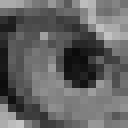
#> input picture mathematical-physics-computing/5-fft-correlation/mastnak-2d-image-crosscor/image-samples/eye-left.png, 16 x 16 px (shown 8 times larger)
$ python cross-cor2d.py
#> lines starting #> are read from the running program, lines starting #| are printed output that depends on the picture
#> in plot_2d_crosscor, probe_image is the input picture: PIL image 16x16 L; min 11, max 195, mean 99.3
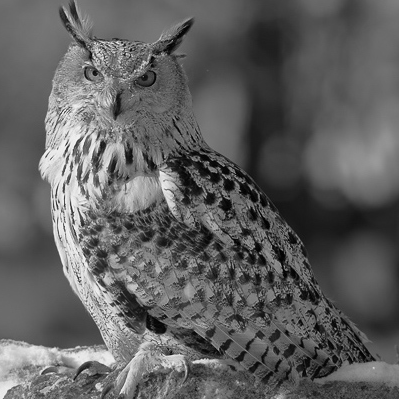
#> input picture mathematical-physics-computing/5-fft-correlation/mastnak-2d-image-crosscor/image-samples/bubo-body-cropped.png, 399 x 399 px
#> in plot_2d_crosscor, test_image is the input picture: PIL image 399x399 L; min 0, max 253, mean 96.7
import numpy as np
from numpy.fft import fft, ifft, fftshift
from PIL import Image
import matplotlib.pyplot as plt

# data_dir = "../5-dft/data/"
data_dir = "/Users/ejmastnak/Documents/Media/academics/fmf-media-winter-3/mafiprak/fft/"
image_dir = data_dir + "images/"
data_txt_dir = data_dir + "txt/"
data_wav_dir = data_dir + "wav/"
time_dir = "../5-fft/data/times/"
figure_dir = "../5-fft/figures/"
save_figures = True

def crosscor_2d_sum(probe, test):
    """
    Input a small KxL pixel probe image and a larger MXN pixel test image where K<=M and L<=N
    Finds cross-correlation of the two image
    Zero-pads the test image's edges
    Note that images do note have to be square or powers of two.
    """
    M, N = test.shape[0], test.shape[1]
#> M = 399; N = 399
    K, L = probe.shape[0], probe.shape[1]
#> K = 16; L = 16
    test = test - np.mean(test)  # center signals
    probe = probe - np.mean(probe)  # center signals
    crosscor = np.zeros((M, N))  # preallocate
    test_padded = np.zeros((M + K, N + L))  # pad test image edges
    test_padded[K//2 : K//2 + M, L//2 : L//2 + N] = test
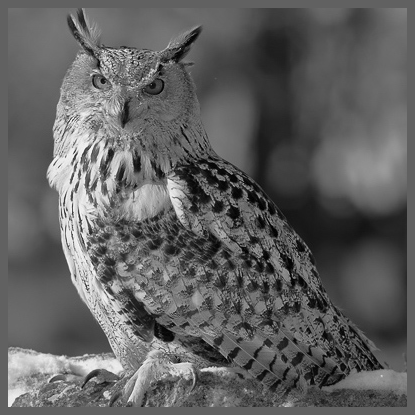
#> test_padded: shape (415, 415) float64; min -96.7, max 156.3, mean 0; drawn with min black and max white

    for cor_row in range(M):  # loop through rows in correlation
        print("Row {} of {}".format(cor_row, M))
        for cor_col in range(N):  # loop through columns in correlation
            crosscor_row_col = 0
            for probe_row in range(K):
                for probe_col in range(L):
                    crosscor_row_col += probe[probe_row, probe_col]*test_padded[cor_row + probe_row, cor_col + probe_col]
            crosscor[cor_row, cor_col] = crosscor_row_col
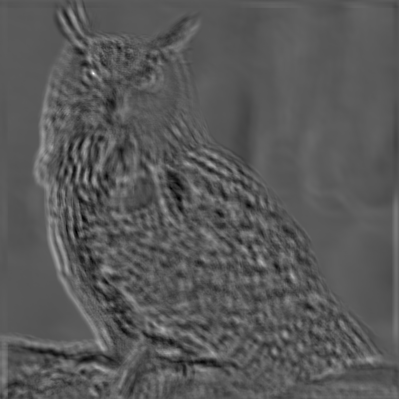
#> crosscor: shape (399, 399) float64; min -254728, max 477119.1, mean -427.3; drawn with min black and max white

    return crosscor


def plot_2d_crosscor():
    image_dir = "image-samples/"
    probe_file = "eye-left.png"
    test_file = "bubo-body-cropped.png"
    probe_image = Image.open(image_dir + probe_file)  # load file (requires Pillow library)
    probe = np.asarray(probe_image, dtype=np.uint8)  # convert to 8-bit int per grayscale convention
    probe_title = "Probe (Left Eye)"

    test_image = Image.open(image_dir + test_file)  # load file (requires Pillow library)
    test = np.asarray(test_image, dtype=np.uint8)  # convert to 8-bit int per grayscale convention

    crosscor = crosscor_2d_sum(probe, test)  # compute cross-correlation

    # Plot regular cross-correlation
    f, axes = plt.subplots(1, 3)
    ax = axes[0]
    ax.imshow(probe, cmap=plt.cm.Greys_r)
    ax.set_title(probe_title)
    ax = axes[1]
    ax.imshow(test, cmap=plt.cm.Greys_r)
    ax.set_title("Test Image")
    ax = axes[2]
    ax.imshow(crosscor, cmap=plt.cm.Greys_r)
    ax.set_title("Cross-Correlation")
    plt.show()
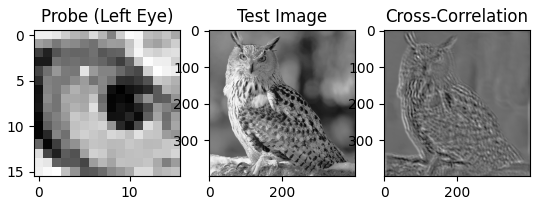
#> figure drawn by matplotlib, 3 panels

    # Plot squared cross-correlation to highlight agreements
    f, axes = plt.subplots(1, 3)
    ax = axes[0]
    ax.imshow(probe, cmap=plt.cm.Greys_r)
    ax.set_title(probe_title)
    ax = axes[1]
    ax.imshow(test, cmap=plt.cm.Greys_r)
    ax.set_title("Test Image")
    ax = axes[2]
    ax.imshow(crosscor**2, cmap=plt.cm.Greys_r)
    ax.set_title("Squared Cross-Correlation")
    plt.show()
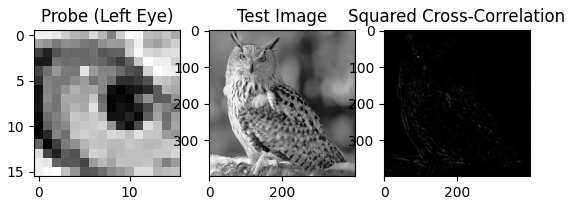
#> figure drawn by matplotlib, 3 panels

plot_2d_crosscor()
